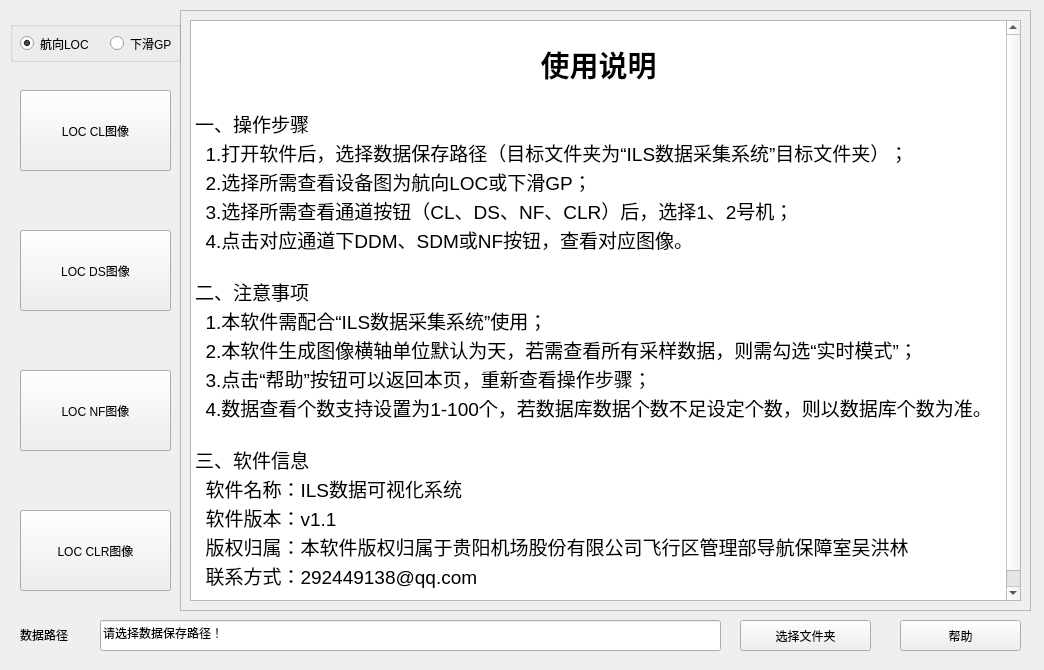
<?xml version="1.0" encoding="UTF-8"?>
<ui version="4.0">
 <class>Form</class>
 <widget class="QWidget" name="Form">
  <property name="geometry">
   <rect>
    <x>0</x>
    <y>0</y>
    <width>1044</width>
    <height>670</height>
   </rect>
  </property>
  <property name="windowTitle">
   <string>ILS数据可视化系统</string>
  </property>
  <widget class="QPushButton" name="pushButton">
   <property name="geometry">
    <rect>
     <x>20</x>
     <y>90</y>
     <width>151</width>
     <height>81</height>
    </rect>
   </property>
   <property name="text">
    <string>LOC CL图像</string>
   </property>
  </widget>
  <widget class="QPushButton" name="pushButton_2">
   <property name="geometry">
    <rect>
     <x>20</x>
     <y>230</y>
     <width>151</width>
     <height>81</height>
    </rect>
   </property>
   <property name="text">
    <string>LOC DS图像</string>
   </property>
  </widget>
  <widget class="QPushButton" name="pushButton_3">
   <property name="geometry">
    <rect>
     <x>20</x>
     <y>370</y>
     <width>151</width>
     <height>81</height>
    </rect>
   </property>
   <property name="text">
    <string>LOC NF图像</string>
   </property>
  </widget>
  <widget class="QPushButton" name="pushButton_4">
   <property name="geometry">
    <rect>
     <x>20</x>
     <y>510</y>
     <width>151</width>
     <height>81</height>
    </rect>
   </property>
   <property name="text">
    <string>LOC CLR图像</string>
   </property>
  </widget>
  <widget class="QLineEdit" name="lineEdit">
   <property name="geometry">
    <rect>
     <x>100</x>
     <y>620</y>
     <width>621</width>
     <height>31</height>
    </rect>
   </property>
   <property name="text">
    <string>请选择数据保存路径！</string>
   </property>
  </widget>
  <widget class="QLabel" name="label">
   <property name="geometry">
    <rect>
     <x>20</x>
     <y>627</y>
     <width>61</width>
     <height>16</height>
    </rect>
   </property>
   <property name="text">
    <string>数据路径</string>
   </property>
  </widget>
  <widget class="QPushButton" name="pushButton_5">
   <property name="geometry">
    <rect>
     <x>740</x>
     <y>620</y>
     <width>131</width>
     <height>31</height>
    </rect>
   </property>
   <property name="text">
    <string>选择文件夹</string>
   </property>
  </widget>
  <widget class="QTextBrowser" name="textBrowser">
   <property name="geometry">
    <rect>
     <x>190</x>
     <y>20</y>
     <width>831</width>
     <height>581</height>
    </rect>
   </property>
   <property name="html">
    <string>&lt;!DOCTYPE HTML PUBLIC &quot;-//W3C//DTD HTML 4.0//EN&quot; &quot;http://www.w3.org/TR/REC-html40/strict.dtd&quot;&gt;
&lt;html&gt;&lt;head&gt;&lt;meta name=&quot;qrichtext&quot; content=&quot;1&quot; /&gt;&lt;style type=&quot;text/css&quot;&gt;
p, li { white-space: pre-wrap; }
&lt;/style&gt;&lt;/head&gt;&lt;body style=&quot; font-family:'SimSun'; font-size:11.25pt; font-weight:400; font-style:normal;&quot;&gt;
&lt;p align=&quot;center&quot; style=&quot;-qt-paragraph-type:empty; margin-top:0px; margin-bottom:0px; margin-left:0px; margin-right:0px; -qt-block-indent:0; text-indent:0px;&quot;&gt;&lt;br /&gt;&lt;/p&gt;
&lt;p align=&quot;center&quot; style=&quot; margin-top:0px; margin-bottom:0px; margin-left:0px; margin-right:0px; -qt-block-indent:0; text-indent:0px;&quot;&gt;&lt;span style=&quot; font-size:22pt; font-weight:600;&quot;&gt;使用说明&lt;/span&gt;&lt;/p&gt;
&lt;p align=&quot;center&quot; style=&quot;-qt-paragraph-type:empty; margin-top:0px; margin-bottom:0px; margin-left:0px; margin-right:0px; -qt-block-indent:0; text-indent:0px; font-size:14pt;&quot;&gt;&lt;br /&gt;&lt;/p&gt;
&lt;p style=&quot; margin-top:0px; margin-bottom:0px; margin-left:0px; margin-right:0px; -qt-block-indent:0; text-indent:0px;&quot;&gt;&lt;span style=&quot; font-size:14pt;&quot;&gt;一、操作步骤&lt;/span&gt;&lt;/p&gt;
&lt;p style=&quot; margin-top:0px; margin-bottom:0px; margin-left:0px; margin-right:0px; -qt-block-indent:0; text-indent:0px;&quot;&gt;&lt;span style=&quot; font-size:14pt;&quot;&gt;  1.打开软件后，选择数据保存路径（目标文件夹为“ILS数据采集系统”目标文件夹）；&lt;/span&gt;&lt;/p&gt;
&lt;p style=&quot; margin-top:0px; margin-bottom:0px; margin-left:0px; margin-right:0px; -qt-block-indent:0; text-indent:0px;&quot;&gt;&lt;span style=&quot; font-size:14pt;&quot;&gt;  2.选择所需查看设备图为航向LOC或下滑GP；&lt;/span&gt;&lt;/p&gt;
&lt;p style=&quot; margin-top:0px; margin-bottom:0px; margin-left:0px; margin-right:0px; -qt-block-indent:0; text-indent:0px;&quot;&gt;&lt;span style=&quot; font-size:14pt;&quot;&gt;  3.选择所需查看通道按钮（CL、DS、NF、CLR）后，选择1、2号机；&lt;/span&gt;&lt;/p&gt;
&lt;p style=&quot; margin-top:0px; margin-bottom:0px; margin-left:0px; margin-right:0px; -qt-block-indent:0; text-indent:0px;&quot;&gt;&lt;span style=&quot; font-size:14pt;&quot;&gt;  4.点击对应通道下DDM、SDM或NF按钮，查看对应图像。&lt;/span&gt;&lt;/p&gt;
&lt;p style=&quot;-qt-paragraph-type:empty; margin-top:0px; margin-bottom:0px; margin-left:0px; margin-right:0px; -qt-block-indent:0; text-indent:0px; font-size:14pt;&quot;&gt;&lt;br /&gt;&lt;/p&gt;
&lt;p style=&quot; margin-top:0px; margin-bottom:0px; margin-left:0px; margin-right:0px; -qt-block-indent:0; text-indent:0px;&quot;&gt;&lt;span style=&quot; font-size:14pt;&quot;&gt;二、注意事项&lt;/span&gt;&lt;/p&gt;
&lt;p style=&quot; margin-top:0px; margin-bottom:0px; margin-left:0px; margin-right:0px; -qt-block-indent:0; text-indent:0px;&quot;&gt;&lt;span style=&quot; font-size:14pt;&quot;&gt;  1.本软件需配合“ILS数据采集系统”使用；&lt;/span&gt;&lt;/p&gt;
&lt;p style=&quot; margin-top:0px; margin-bottom:0px; margin-left:0px; margin-right:0px; -qt-block-indent:0; text-indent:0px;&quot;&gt;&lt;span style=&quot; font-size:14pt;&quot;&gt;  2.本软件生成图像横轴单位默认为天，若需查看所有采样数据，则需勾选“实时模式”；&lt;/span&gt;&lt;/p&gt;
&lt;p style=&quot; margin-top:0px; margin-bottom:0px; margin-left:0px; margin-right:0px; -qt-block-indent:0; text-indent:0px;&quot;&gt;&lt;span style=&quot; font-size:14pt;&quot;&gt;  3.点击“帮助”按钮可以返回本页，重新查看操作步骤；&lt;/span&gt;&lt;/p&gt;
&lt;p style=&quot; margin-top:0px; margin-bottom:0px; margin-left:0px; margin-right:0px; -qt-block-indent:0; text-indent:0px;&quot;&gt;&lt;span style=&quot; font-size:14pt;&quot;&gt;  4.数据查看个数支持设置为1-100个，若数据库数据个数不足设定个数，则以数据库个数为准。&lt;/span&gt;&lt;/p&gt;
&lt;p style=&quot;-qt-paragraph-type:empty; margin-top:0px; margin-bottom:0px; margin-left:0px; margin-right:0px; -qt-block-indent:0; text-indent:0px; font-size:14pt;&quot;&gt;&lt;br /&gt;&lt;/p&gt;
&lt;p style=&quot; margin-top:0px; margin-bottom:0px; margin-left:0px; margin-right:0px; -qt-block-indent:0; text-indent:0px;&quot;&gt;&lt;span style=&quot; font-size:14pt;&quot;&gt;三、软件信息&lt;/span&gt;&lt;/p&gt;
&lt;p style=&quot; margin-top:0px; margin-bottom:0px; margin-left:0px; margin-right:0px; -qt-block-indent:0; text-indent:0px;&quot;&gt;&lt;span style=&quot; font-size:14pt;&quot;&gt;  软件名称：ILS数据可视化系统&lt;/span&gt;&lt;/p&gt;
&lt;p style=&quot; margin-top:0px; margin-bottom:0px; margin-left:0px; margin-right:0px; -qt-block-indent:0; text-indent:0px;&quot;&gt;&lt;span style=&quot; font-size:14pt;&quot;&gt;  软件版本：v1.1&lt;/span&gt;&lt;/p&gt;
&lt;p style=&quot; margin-top:0px; margin-bottom:0px; margin-left:0px; margin-right:0px; -qt-block-indent:0; text-indent:0px;&quot;&gt;&lt;span style=&quot; font-size:14pt;&quot;&gt;  版权归属：本软件版权归属于贵阳机场股份有限公司飞行区管理部导航保障室吴洪林&lt;/span&gt;&lt;/p&gt;
&lt;p style=&quot; margin-top:0px; margin-bottom:0px; margin-left:0px; margin-right:0px; -qt-block-indent:0; text-indent:0px;&quot;&gt;&lt;span style=&quot; font-size:14pt;&quot;&gt;  联系方式：292449138@qq.com&lt;/span&gt;&lt;/p&gt;
&lt;p style=&quot;-qt-paragraph-type:empty; margin-top:0px; margin-bottom:0px; margin-left:0px; margin-right:0px; -qt-block-indent:0; text-indent:0px; font-size:14pt;&quot;&gt;&lt;br /&gt;&lt;/p&gt;&lt;/body&gt;&lt;/html&gt;</string>
   </property>
  </widget>
  <widget class="QFrame" name="frame">
   <property name="geometry">
    <rect>
     <x>180</x>
     <y>10</y>
     <width>851</width>
     <height>601</height>
    </rect>
   </property>
   <property name="frameShape">
    <enum>QFrame::StyledPanel</enum>
   </property>
   <property name="frameShadow">
    <enum>QFrame::Raised</enum>
   </property>
  </widget>
  <widget class="QGroupBox" name="groupBox">
   <property name="geometry">
    <rect>
     <x>10</x>
     <y>21</y>
     <width>171</width>
     <height>41</height>
    </rect>
   </property>
   <property name="title">
    <string/>
   </property>
   <widget class="QRadioButton" name="radioButton_4">
    <property name="geometry">
     <rect>
      <x>100</x>
      <y>13</y>
      <width>71</width>
      <height>19</height>
     </rect>
    </property>
    <property name="text">
     <string>下滑GP</string>
    </property>
   </widget>
   <widget class="QRadioButton" name="radioButton_3">
    <property name="geometry">
     <rect>
      <x>10</x>
      <y>13</y>
      <width>81</width>
      <height>19</height>
     </rect>
    </property>
    <property name="text">
     <string>航向LOC</string>
    </property>
    <property name="checked">
     <bool>true</bool>
    </property>
   </widget>
  </widget>
  <widget class="QPushButton" name="pushButton_10">
   <property name="geometry">
    <rect>
     <x>20</x>
     <y>230</y>
     <width>151</width>
     <height>81</height>
    </rect>
   </property>
   <property name="text">
    <string>GP DS图像</string>
   </property>
  </widget>
  <widget class="QPushButton" name="pushButton_11">
   <property name="geometry">
    <rect>
     <x>20</x>
     <y>510</y>
     <width>151</width>
     <height>81</height>
    </rect>
   </property>
   <property name="text">
    <string>GP CLR图像</string>
   </property>
  </widget>
  <widget class="QPushButton" name="pushButton_12">
   <property name="geometry">
    <rect>
     <x>20</x>
     <y>90</y>
     <width>151</width>
     <height>81</height>
    </rect>
   </property>
   <property name="text">
    <string>GP CL图像</string>
   </property>
  </widget>
  <widget class="QPushButton" name="pushButton_13">
   <property name="geometry">
    <rect>
     <x>20</x>
     <y>370</y>
     <width>151</width>
     <height>81</height>
    </rect>
   </property>
   <property name="text">
    <string>GP NF图像</string>
   </property>
  </widget>
  <widget class="QPushButton" name="pushButton_9">
   <property name="geometry">
    <rect>
     <x>900</x>
     <y>620</y>
     <width>121</width>
     <height>31</height>
    </rect>
   </property>
   <property name="text">
    <string>帮助</string>
   </property>
  </widget>
  <widget class="QPushButton" name="pushButton_7">
   <property name="geometry">
    <rect>
     <x>510</x>
     <y>560</y>
     <width>101</width>
     <height>31</height>
    </rect>
   </property>
   <property name="text">
    <string>SDM</string>
   </property>
  </widget>
  <widget class="QPushButton" name="pushButton_8">
   <property name="geometry">
    <rect>
     <x>650</x>
     <y>560</y>
     <width>101</width>
     <height>31</height>
    </rect>
   </property>
   <property name="text">
    <string>RF</string>
   </property>
  </widget>
  <widget class="QPushButton" name="pushButton_6">
   <property name="geometry">
    <rect>
     <x>370</x>
     <y>560</y>
     <width>101</width>
     <height>31</height>
    </rect>
   </property>
   <property name="text">
    <string>DDM</string>
   </property>
  </widget>
  <widget class="QGroupBox" name="groupBox_2">
   <property name="geometry">
    <rect>
     <x>210</x>
     <y>546</y>
     <width>171</width>
     <height>51</height>
    </rect>
   </property>
   <property name="title">
    <string/>
   </property>
   <widget class="QRadioButton" name="radioButton">
    <property name="geometry">
     <rect>
      <x>10</x>
      <y>20</y>
      <width>51</width>
      <height>19</height>
     </rect>
    </property>
    <property name="text">
     <string>TX1</string>
    </property>
    <property name="checked">
     <bool>true</bool>
    </property>
   </widget>
   <widget class="QRadioButton" name="radioButton_2">
    <property name="geometry">
     <rect>
      <x>80</x>
      <y>20</y>
      <width>51</width>
      <height>19</height>
     </rect>
    </property>
    <property name="text">
     <string>TX2</string>
    </property>
   </widget>
   <zorder>radioButton_2</zorder>
   <zorder>radioButton</zorder>
  </widget>
  <widget class="QLineEdit" name="lineEdit_2">
   <property name="geometry">
    <rect>
     <x>960</x>
     <y>563</y>
     <width>41</width>
     <height>21</height>
    </rect>
   </property>
   <property name="text">
    <string>10</string>
   </property>
  </widget>
  <widget class="QLabel" name="label_2">
   <property name="geometry">
    <rect>
     <x>890</x>
     <y>567</y>
     <width>72</width>
     <height>15</height>
    </rect>
   </property>
   <property name="text">
    <string>数据数量</string>
   </property>
  </widget>
  <widget class="QTextBrowser" name="textBrowser_2">
   <property name="geometry">
    <rect>
     <x>190</x>
     <y>20</y>
     <width>831</width>
     <height>581</height>
    </rect>
   </property>
   <property name="html">
    <string>&lt;!DOCTYPE HTML PUBLIC &quot;-//W3C//DTD HTML 4.0//EN&quot; &quot;http://www.w3.org/TR/REC-html40/strict.dtd&quot;&gt;
&lt;html&gt;&lt;head&gt;&lt;meta name=&quot;qrichtext&quot; content=&quot;1&quot; /&gt;&lt;style type=&quot;text/css&quot;&gt;
p, li { white-space: pre-wrap; }
&lt;/style&gt;&lt;/head&gt;&lt;body style=&quot; font-family:'SimSun'; font-size:11.25pt; font-weight:400; font-style:normal;&quot;&gt;
&lt;p align=&quot;center&quot; style=&quot;-qt-paragraph-type:empty; margin-top:0px; margin-bottom:0px; margin-left:0px; margin-right:0px; -qt-block-indent:0; text-indent:0px;&quot;&gt;&lt;br /&gt;&lt;/p&gt;
&lt;p align=&quot;center&quot; style=&quot;-qt-paragraph-type:empty; margin-top:0px; margin-bottom:0px; margin-left:0px; margin-right:0px; -qt-block-indent:0; text-indent:0px; font-size:24pt; font-weight:600;&quot;&gt;&lt;br /&gt;&lt;/p&gt;
&lt;p align=&quot;center&quot; style=&quot;-qt-paragraph-type:empty; margin-top:0px; margin-bottom:0px; margin-left:0px; margin-right:0px; -qt-block-indent:0; text-indent:0px; font-size:24pt; font-weight:600;&quot;&gt;&lt;br /&gt;&lt;/p&gt;
&lt;p align=&quot;center&quot; style=&quot;-qt-paragraph-type:empty; margin-top:0px; margin-bottom:0px; margin-left:0px; margin-right:0px; -qt-block-indent:0; text-indent:0px; font-size:24pt; font-weight:600;&quot;&gt;&lt;br /&gt;&lt;/p&gt;
&lt;p align=&quot;center&quot; style=&quot;-qt-paragraph-type:empty; margin-top:0px; margin-bottom:0px; margin-left:0px; margin-right:0px; -qt-block-indent:0; text-indent:0px; font-size:24pt; font-weight:600;&quot;&gt;&lt;br /&gt;&lt;/p&gt;
&lt;p align=&quot;center&quot; style=&quot;-qt-paragraph-type:empty; margin-top:0px; margin-bottom:0px; margin-left:0px; margin-right:0px; -qt-block-indent:0; text-indent:0px; font-size:24pt; font-weight:600;&quot;&gt;&lt;br /&gt;&lt;/p&gt;
&lt;p align=&quot;center&quot; style=&quot;-qt-paragraph-type:empty; margin-top:0px; margin-bottom:0px; margin-left:0px; margin-right:0px; -qt-block-indent:0; text-indent:0px; font-size:24pt; font-weight:600;&quot;&gt;&lt;br /&gt;&lt;/p&gt;
&lt;p align=&quot;center&quot; style=&quot; margin-top:0px; margin-bottom:0px; margin-left:0px; margin-right:0px; -qt-block-indent:0; text-indent:0px;&quot;&gt;&lt;span style=&quot; font-size:24pt; font-weight:600;&quot;&gt;选择TX1或TX2后，点击对应参数按钮！&lt;/span&gt;&lt;/p&gt;&lt;/body&gt;&lt;/html&gt;</string>
   </property>
  </widget>
  <widget class="QCheckBox" name="checkBox">
   <property name="geometry">
    <rect>
     <x>780</x>
     <y>565</y>
     <width>87</width>
     <height>19</height>
    </rect>
   </property>
   <property name="text">
    <string>实时模式</string>
   </property>
  </widget>
  <zorder>textBrowser_2</zorder>
  <zorder>frame</zorder>
  <zorder>pushButton_8</zorder>
  <zorder>pushButton_7</zorder>
  <zorder>groupBox_2</zorder>
  <zorder>pushButton_6</zorder>
  <zorder>pushButton_13</zorder>
  <zorder>pushButton_10</zorder>
  <zorder>pushButton_11</zorder>
  <zorder>pushButton_12</zorder>
  <zorder>pushButton</zorder>
  <zorder>pushButton_2</zorder>
  <zorder>pushButton_3</zorder>
  <zorder>pushButton_4</zorder>
  <zorder>lineEdit</zorder>
  <zorder>label</zorder>
  <zorder>pushButton_5</zorder>
  <zorder>groupBox</zorder>
  <zorder>pushButton_9</zorder>
  <zorder>lineEdit_2</zorder>
  <zorder>label_2</zorder>
  <zorder>checkBox</zorder>
  <zorder>textBrowser</zorder>
 </widget>
 <resources/>
 <connections/>
</ui>
